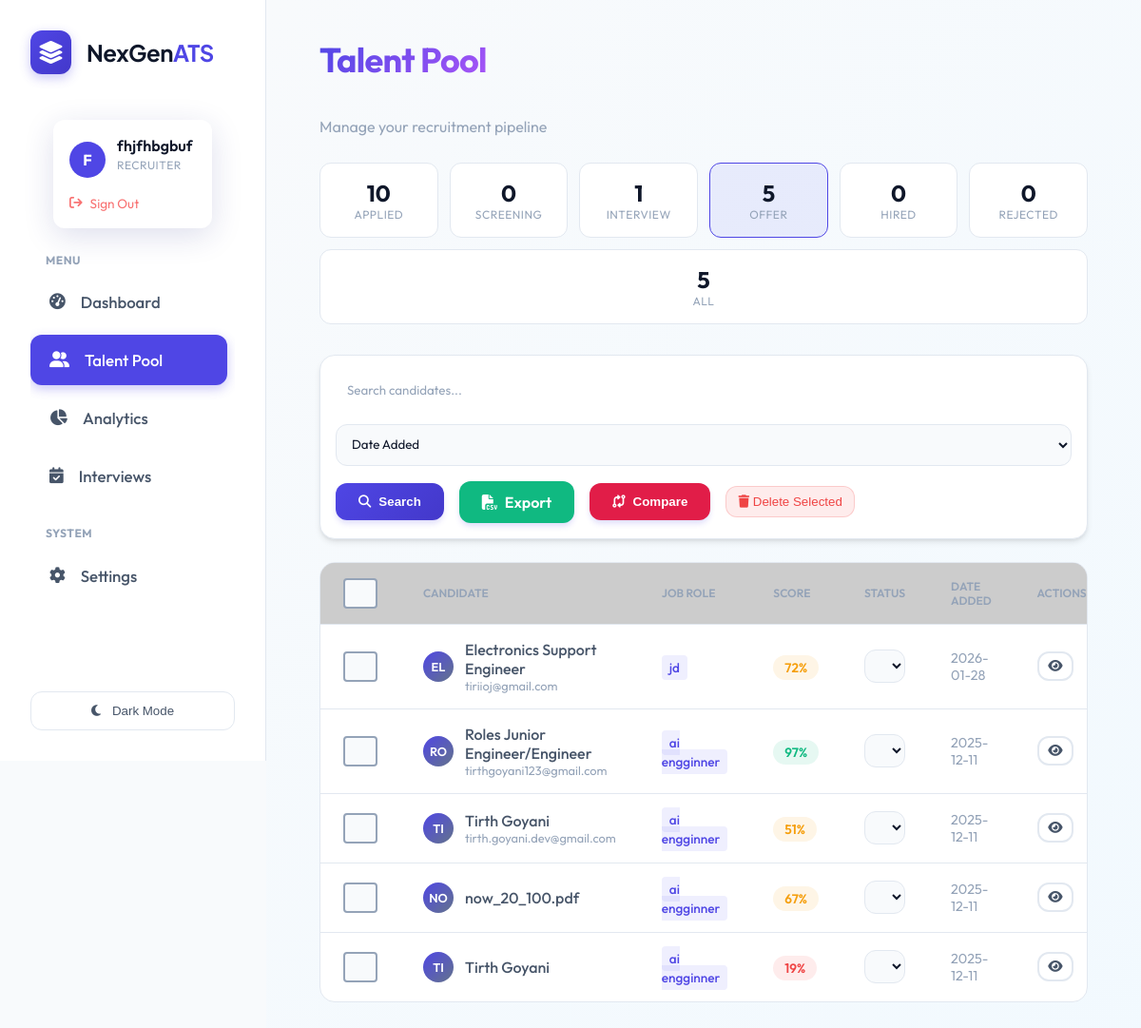
Page /talent_pool?status=Offer (signed in) on the earlier database version.
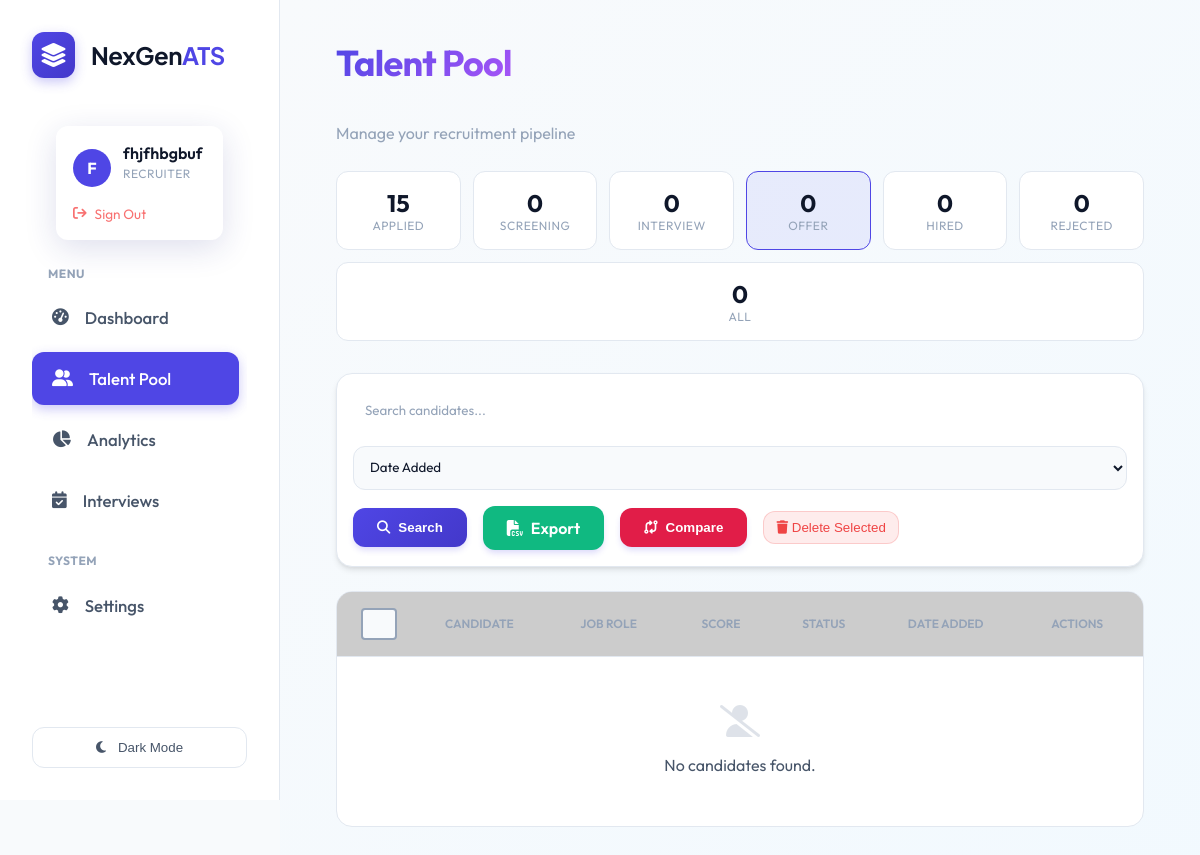
Same page on the later database version.
### tables this page shows
CREATE TABLE users (
                    id INTEGER PRIMARY KEY AUTOINCREMENT,
                    name TEXT NOT NULL,
                    email TEXT UNIQUE NOT NULL,
                    password_hash TEXT NOT NULL,
                    role TEXT DEFAULT 'candidate', -- recruiter, candidate, admin
                    created_at TIMESTAMP DEFAULT CURRENT_TIMESTAMP
                , resume_path TEXT, skills TEXT, experience TEXT, education TEXT, profile_summary TEXT, full_text TEXT);

CREATE TABLE candidates (
                    id INTEGER PRIMARY KEY AUTOINCREMENT,
                    job_id INTEGER,
                    filename TEXT,
                    semantic_score REAL,
                    skills_score REAL,
                    experience_score REAL,
                    total_score REAL,
                    email TEXT,
                    phone TEXT,
                    full_text TEXT,
                    missing_skills TEXT,
                    interview_questions TEXT,
                    created_at TIMESTAMP DEFAULT CURRENT_TIMESTAMP, user_id INTEGER, status TEXT DEFAULT 'Applied', notes TEXT, name TEXT,
                    FOREIGN KEY(job_id) REFERENCES jobs(id)
                );

CREATE TABLE jobs (
                    id INTEGER PRIMARY KEY AUTOINCREMENT,
                    title TEXT NOT NULL,
                    description TEXT,
                    created_at TIMESTAMP DEFAULT CURRENT_TIMESTAMP,
                    status TEXT DEFAULT 'Open'
                );

### routes/talent_pool.py (the view)
@bp.route('/talent_pool')
@login_required
@role_required('recruiter')
def index():
    query = request.args.get('q', '')
    status_filter = request.args.get('status', '')
    sort_by = request.args.get('sort', 'created_at')
    sort_order = request.args.get('order', 'desc')
    conn = database.get_db_connection()
    base_query = '''
        SELECT c.*, j.title as job_role
        FROM candidates c
        LEFT JOIN jobs j ON c.job_id = j.id
        WHERE 1=1
    '''
    params = []
    if query:
        base_query += ' AND (c.filename LIKE ? OR c.full_text LIKE ?)'
        params.extend([f'%{query}%', f'%{query}%'])
    if status_filter:
        base_query += ' AND c.status = ?'
        params.append(status_filter)
    valid_sorts = ['created_at', 'total_score', 'filename', 'status']
    if sort_by not in valid_sorts:
        sort_by = 'created_at'
    order = 'DESC' if sort_order == 'desc' else 'ASC'
    base_query += f' ORDER BY c.{sort_by} {order}'
    candidates = conn.execute(base_query, params).fetchall()
    pipeline_stats = {}
    for status in PIPELINE_STATUSES:
        count = conn.execute('SELECT COUNT(*) FROM candidates WHERE status = ?', (status,)).fetchone()[0]
        pipeline_stats[status] = count
    conn.close()
    return render_template('talent_pool.html',
                         candidates=candidates,
                         query=query,
                         status_filter=status_filter,
                         sort_by=sort_by,
                         sort_order=sort_order,
                         pipeline_stats=pipeline_stats,
                         statuses=PIPELINE_STATUSES)

### app.py (called while the page is built)
@login_manager.user_loader
def load_user(user_id):
    return User.get(user_id)

### database.py (called while the page is built)
def get_db_connection():
    db_url = os.getenv('DATABASE_URL')
    if db_url:
        import psycopg2
        from psycopg2.extras import RealDictCursor
        conn = psycopg2.connect(db_url, cursor_factory=RealDictCursor)
        return conn
    else:
        conn = sqlite3.connect(DB_NAME)
        conn.row_factory = sqlite3.Row
        return conn

    @staticmethod
    def get(user_id):
        conn = get_db_connection()
        user = conn.execute('SELECT * FROM users WHERE id = ?', (user_id,)).fetchone()
        conn.close()
        if not user: return None
        return User(user['id'], user['name'], user['email'], user['role'], user['password_hash'],
                   user['resume_path'], user['skills'], user['experience'], user['education'], user['profile_summary'])

### templates/talent_pool.html (shortened to what this page needs)
{% extends "layout.html" %}
{% block content %}
<div class="dashboard-header" style="margin-bottom: 1.5rem;">
    <div>
        <h1 class="text-gradient">Talent Pool</h1>
        <p class="dashboard-subtitle">Manage your recruitment pipeline</p>
    </div>
</div>
<div class="pipeline-stats" style="display: flex; gap: 0.75rem; margin-bottom: 2rem; flex-wrap: wrap;">
    {% for status in statuses %}
    <a href="?status={{ status }}" class="pipeline-stat-card {% if status_filter == status %}active{% endif %}"
        style="flex: 1; min-width: 120px; text-decoration: none;">
        <div class="stat-count">{{ pipeline_stats.get(status, 0) }}</div>
        <div class="stat-label">{{ status }}</div>
    </a>
    {% endfor %}
    <a href="/talent_pool" class="pipeline-stat-card {% if not status_filter %}active{% endif %}"
        style="flex: 1; min-width: 120px; text-decoration: none;">
        <div class="stat-count">{{ candidates|length }}</div>
        <div class="stat-label">All</div>
    </a>
</div>
<div class="glass-card" style="padding: 1rem; margin-bottom: 1.5rem;">
    <form class="d-flex gap-3 align-center" method="GET" action="/talent_pool" style="flex-wrap: wrap;">
        <input type="text" name="q" class="search-input" placeholder="Search candidates..." value="{{ query }}"
            style="flex: 1; min-width: 200px; padding: 0.75rem;">
        <select name="sort" style="padding: 0.75rem; min-width: 150px;" onchange="this.form.submit()">
            <option value="created_at" {% if sort_by=='created_at' %}selected{% endif %}>Date Added</option>
        </select>
        <button type="submit" class="btn-primary"><i class="fa-solid fa-search"></i> Search</button>
        <a href="{{ url_for('export.export_talent_pool_csv') }}" class="btn-primary"
            style="background: var(--success);">
            <i class="fa-solid fa-file-csv"></i> Export
        </a>
        <button type="button" onclick="compareSelected()" class="btn-primary" style="background: #e11d48;">
            <i class="fa-solid fa-code-compare"></i> Compare
        </button>
        <button type="button" onclick="bulkDelete()" class="btn-danger">
            <i class="fa-solid fa-trash"></i> Delete Selected
        </button>
    </form>
</div>
<div class="table-container">
    <table>
        <thead>
            <tr>
                <th width="40">
                    <input type="checkbox" id="selectAll" class="custom-checkbox" onchange="toggleSelectAll(this)">
                </th>
                <th>Candidate</th>
                <th>Job Role</th>
                <th>Score</th>
                <th>Status</th>
                <th>Date Added</th>
                <th>Actions</th>
            </tr>
        </thead>
        <tbody>
            {% for cand in candidates %}
            <tr data-id="{{ cand.id }}">
                <td onclick="event.stopPropagation()">
                    <input type="checkbox" name="compare_id" value="{{ cand.id }}"
                        class="custom-checkbox candidate-checkbox">
                </td>
                <td>
                    <div style="display: flex; align-items: center; gap: 0.75rem;">
                        <div class="avatar sm">
                            {{ (cand.name or cand.filename)[:2] }}
                        </div>
                        <div>
                            <div style="font-weight: 500;">{{ cand.name if cand.name else cand.filename }}</div>
                            {% if cand.email %}
                            <div style="font-size: 0.8rem; color: var(--text-muted);">{{ cand.email }}</div>
                            {% endif %}
                        </div>
                    </div>
                </td>
                <td>
                    <span class="role-tag">{{ cand.job_role if cand.job_role else 'General' }}</span>
                </td>
                <td>
                    <span
                        class="score-badge {% if cand.total_score >= 80 %}high{% elif cand.total_score >= 50 %}medium{% else %}low{% endif %}">
                        {{ cand.total_score|round|int }}%
                    </span>
                </td>
                <td>
                    <select class="status-dropdown" data-id="{{ cand.id }}" onchange="updateStatus(this)">
                        {% for status in statuses %}
                        <option value="{{ status }}" {% if cand.status==status %}selected{% endif %}>{{ status }}
                        </option>
                        {% endfor %}
                    </select>
                </td>
                <td style="color: var(--text-muted); font-size: 0.9rem;">{{ cand.created_at[:10] }}</td>
                <td>
                    <button onclick="viewCandidate({{ cand.id }})" class="btn-secondary btn-sm">
                        <i class="fa-solid fa-eye"></i>
                    </button>
                </td>
            </tr>
            {% else %}
            <tr>
                <td colspan="7" class="no-data" style="text-align: center; padding: 3rem;">
                    <i class="fa-solid fa-user-slash" style="font-size: 2rem; opacity: 0.3; margin-bottom: 1rem;"></i>
                    <p style="margin: 0;">No candidates found.</p>
                </td>
            </tr>
            {% endfor %}
        </tbody>
    </table>
</div>
{% endblock %}

### templates/layout.html (shortened to what this page needs)
<!DOCTYPE html>
<html lang="en">
<head>
    <link rel="stylesheet" href="https://cdnjs.cloudflare.com/ajax/libs/font-awesome/6.4.0/css/all.min.css">
    <link rel="stylesheet" href="/static/style.css">
</head>
<body>
    <div class="app-container">
        <aside class="sidebar">
            <div class="brand">
                <div class="brand-logo-container"
                    style="background: linear-gradient(135deg, var(--primary), var(--primary-hover)); padding: 8px; border-radius: 12px; box-shadow: 0 4px 12px rgba(79, 70, 229, 0.3);">
                    <i class="fa-solid fa-layer-group" style="color: white; font-size: 1.5rem;"></i>
                </div>
                <span style="font-family: 'Plus Jakarta Sans', sans-serif; letter-spacing: -0.5px;">NexGen<span
                        style="color: var(--primary);">ATS</span></span>
            </div>
            <div class="user-profile-widget">
                {% if current_user.is_authenticated %}
                <div class="user-card glass-effect"
                    style="border: 1px solid rgba(255,255,255,0.1); background: rgba(255,255,255,0.03);">
                    <div style="display: flex; align-items: center; gap: 0.75rem; margin-bottom: 0.75rem;">
                        <div
                            style="width: 38px; height: 38px; background: var(--primary); border-radius: 50%; display: flex; align-items: center; justify-content: center; color: white; font-weight: 700;">
                            {{ current_user.name[0] | upper }}
                        </div>
                        <div style="overflow: hidden;">
                            <div class="user-card-name"
                                style="white-space: nowrap; overflow: hidden; text-overflow: ellipsis;">{{
                                current_user.name }}</div>
                            <div class="user-card-role">{{ current_user.role }}</div>
                        </div>
                    </div>
                    <form action="{{ url_for('auth.logout') }}" method="GET">
                        <button type="submit" class="user-card-logout"
                            style="background: none; border: none; cursor: pointer; padding: 0; width: auto; font-family: inherit;">
                            <i class="fa-solid fa-arrow-right-from-bracket"></i> Sign Out
                        </button>
                    </form>
                </div>
                {% endif %}
            </div>
            <nav style="flex: 1; overflow-y: auto; padding-right: 0.5rem;">
                <p
                    style="font-size: 0.75rem; text-transform: uppercase; color: var(--text-muted); font-weight: 700; margin: 0 0 0.5rem 1rem; letter-spacing: 0.5px;">
                    Menu</p>
                <a href="/" class="nav-item {% if request.path == '/' %}active{% endif %}">
                    <i class="fa-solid fa-gauge-high"></i>
                    <span>Dashboard</span>
                </a>
                {% if current_user.is_authenticated and current_user.role == 'recruiter' %}
                <a href="/talent_pool" class="nav-item {% if request.path == '/talent_pool' %}active{% endif %}">
                    <i class="fa-solid fa-user-group"></i>
                    <span>Talent Pool</span>
                </a>
                <a href="/analytics" class="nav-item {% if request.path == '/analytics' %}active{% endif %}">
                    <i class="fa-solid fa-chart-pie"></i>
                    <span>Analytics</span>
                </a>
                <a href="/interviews" class="nav-item {% if request.path == '/interviews' %}active{% endif %}">
                    <i class="fa-solid fa-calendar-check"></i>
                    <span>Interviews</span>
                </a>
                {% endif %}
                <p
                    style="font-size: 0.75rem; text-transform: uppercase; color: var(--text-muted); font-weight: 700; margin: 1.5rem 0 0.5rem 1rem; letter-spacing: 0.5px;">
                    System</p>
                <a href="/settings" class="nav-item {% if request.path == '/settings' %}active{% endif %}">
                    <i class="fa-solid fa-gear"></i>
                    <span>Settings</span>
                </a>
            </nav>
            <button id="theme-toggle" class="theme-toggle-btn">
                <i class="fa-solid fa-moon"></i>
                <span>Switch Theme</span>
            </button>
        </aside>
        <main class="main-content">
            {% block content %}{% endblock %}
        </main>
    </div>
</body>
</html>

### templates/talent_pool.html (style rules this page uses)
.pipeline-stats { display: flex; gap: 0.75rem; }
.pipeline-stat-card { background: var(--bg-card); border: 1px solid var(--border); border-radius: var(--radius); padding: 1rem; text-align: center; transition: all 0.2s; cursor: pointer; }
.pipeline-stat-card.active { border-color: var(--primary); background: rgba(99, 102, 241, 0.1); }
.stat-count { font-size: 1.5rem; font-weight: 700; color: var(--text-primary); }
.stat-label { font-size: 0.75rem; text-transform: uppercase; color: var(--text-muted); letter-spacing: 0.5px; }

Differences in the rows shown:
removed candidates: name "EL", name "Electronics Support Engineer", email "tiriioj@gmail.com", title "jd", total_score "72", status+id "Offer", created_at "2026-01-28"
removed candidates: name "RO", name "Roles Junior Engineer/Engineer", email "tirthgoyani123@gmail.com", title "ai engginner", total_score "97", status+id "Offer", created_at "2025-12-11"
removed candidates: name "TI", name "Tirth Goyani", email "tirth.goyani.dev@gmail.com", title "ai engginner", total_score "51", status+id "Offer", created_at "2025-12-11"
removed candidates: filename "NO", filename "now_20_100.pdf", title "ai engginner", total_score "67", status+id "Offer", created_at "2025-12-11"
removed candidates: name "TI", name "Tirth Goyani", title "ai engginner", total_score "19", status+id "Offer", created_at "2025-12-11"
Other differences:
{{ candidates|length }}: "5" → "0"
new list line: "15 APPLIED"
new list line: "0 INTERVIEW"
new list line: "0 OFFER"
text now shown: "No candidates found."
list line gone: "10 APPLIED"
list line gone: "1 INTERVIEW"
list line gone: "5 OFFER"
